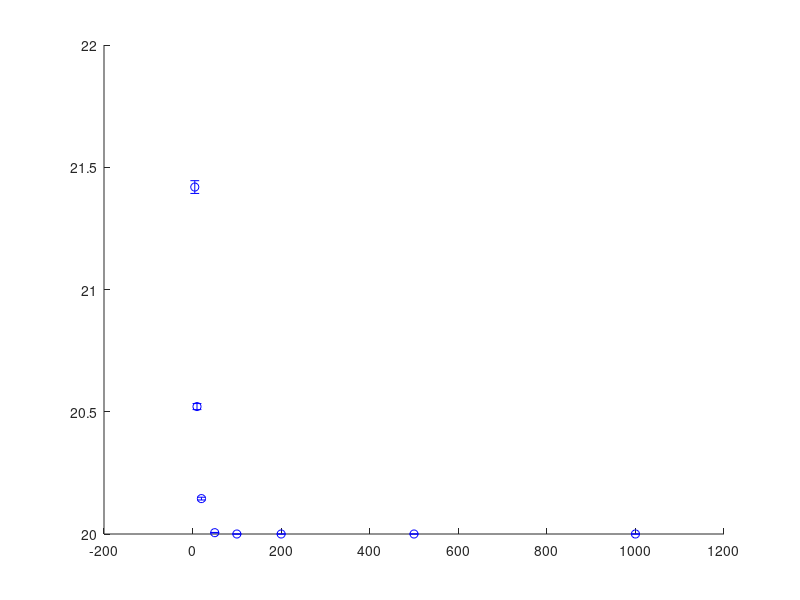

MATLAB code to generate this figure: (Note: this script raises an error after producing the figure.)
% =========================================================================
% Plot Mean Extreme First-Passage Time vs Ensemble Size (N)
% Comparison of Simulation vs. Theoretical Formula (Eq 6)
% =========================================================================

clear; clc; close all;

%% 1. SYSTEM CONFIGURATION
% -------------------------------------------------------------------------
% Using the 'Leaky Loop' model with deterministic tail (mu=1)
% to ensure finite means for all N.
d = 20;          % Minimum path length (Hard Edge)
s = 0.9;         % Probability to stay in trap (0.9 = 'sticky')

% Derived Shortest Path Probability
p_d = 1 - s;     % Probability of immediate exit

% Range of Ensemble Sizes (N) to simulate
N_list = [5, 10, 20, 50, 100, 200, 500, 1000];
num_trials = 5000; % Monte Carlo iterations per N point

%% 2. THEORETICAL CALCULATION
% -------------------------------------------------------------------------
% Formula: <T_N> = d + sum_{k=0}^{inf} exp( -N * p_d * F(k) )
% For Leaky Loop: p_d*F(k) is simply the cumulative prob P(delay <= k)
% actually p_d*F(k) = (1-s) * (1-s^(k+1))/(1-s) = 1 - s^(k+1)

% We compute the theory curve for a smooth range of N
N_smooth = logspace(log10(min(N_list)), log10(max(N_list)), 100);
theo_mean = zeros(size(N_smooth));

% Summation cutoff (when term becomes negligible)
k_max = 200; 

for i = 1:length(N_smooth)
    N_curr = N_smooth(i);
    sum_term = 0;
    
    for k = 0:k_max
        % F(k) for Leaky Loop
        F_k = (1 - s^(k+1)) / (1 - s);
        
        % The exponential approximation from your Theorem
        term = exp(-N_curr * p_d * F_k);
        sum_term = sum_term + term;
    end
    
    theo_mean(i) = d + sum_term;
end

%% 3. MONTE CARLO SIMULATION
% -------------------------------------------------------------------------
sim_mean = zeros(size(N_list));
sim_std  = zeros(size(N_list)); % For error bars

fprintf('Running Simulations...\n');
for i = 1:length(N_list)
    N = N_list(i);
    
    % Store minimum times for this N
    min_times = zeros(num_trials, 1);
    
    for t = 1:num_trials
        % 1. Simulate Delays (Geometric Dist)
        % Number of failures before first success
        delays = geornd(1-s, N, 1);
        
        % 2. Extreme Value
        T_N = d + min(delays);
        min_times(t) = T_N;
    end
    
    sim_mean(i) = mean(min_times);
    sim_std(i)  = std(min_times) / sqrt(num_trials); % Standard Error
    
    fprintf('N = %4d | <T_N> Sim: %.4f | Theory: %.4f\n', ...
            N, sim_mean(i), interp1(N_smooth, theo_mean, N));
end

%% 4. PLOTTING
% -------------------------------------------------------------------------
figure('Color','w', 'Position', [100 100 700 500]);

% 1. Plot Simulation Dots with Error Bars
errorbar(N_list, sim_mean, sim_std, 'bo', ...
    'MarkerSize', 8, 'LineWidth', 1.5, 'MarkerFaceColor', 'w');
hold on;

% 2. Plot Theoretical Curve
plot(N_smooth, theo_mean, 'r-', 'LineWidth', 2);

% 3. Plot the Hard Edge (d)
yline(d, 'k--', 'Hard Edge (d)', 'LabelHorizontalAlignment', 'left');

% Formatting
set(gca, 'XScale', 'log'); % Log scale for N is usually cleaner
xlabel('Ensemble Size (N)', 'FontSize', 12);
ylabel('Mean Extreme First Passage Time \langle T_N \rangle', 'FontSize', 12);
title(['Verification of \langle T_N \rangle scaling (d=' num2str(d) ', s=' num2str(s) ')']);
legend({'Simulation (Monte Carlo)', 'Theorem 1 Prediction (Eq 6)'}, 'FontSize', 11);
grid on;

% Add annotation explaining the regime
dim = [0.15 0.15 0.3 0.3];
str = {['As N \rightarrow \infty, \langle T_N \rangle \rightarrow ' num2str(d)], ...
       'Fast exponential decay predicted', 'by Entropic Penalty condition.'};
annotation('textbox',dim,'String',str,'FitBoxToText','on',...
    'BackgroundColor','white', 'FaceAlpha', 0.8);
